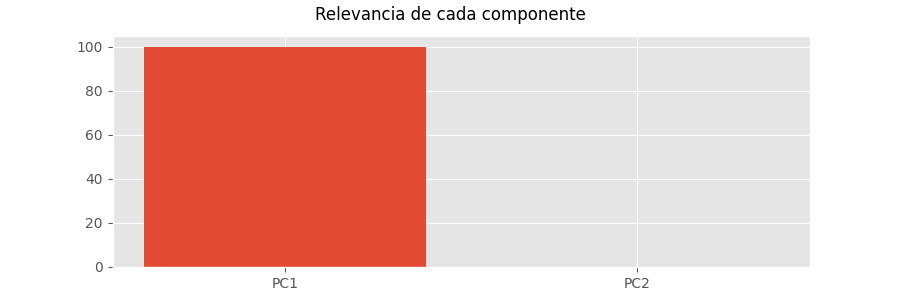

This figure's Python source:
import findspark
from pyspark.sql import SparkSession

findspark.init()

spark = SparkSession.builder \
        .master("local[*]") \
        .appName("pca") \
        .getOrCreate()

from pyspark.ml.feature import PCA as PCAml
from pyspark.ml.linalg import Vectors
from pyspark.ml.feature import StringIndexer, OneHotEncoder
from pyspark.ml.feature import VectorAssembler
from pyspark.ml.classification import NaiveBayes
import numpy as np
import pandas as pd
import matplotlib.pyplot as plt
import seaborn as sns
from sklearn.metrics import confusion_matrix
from pyspark.ml.feature import Normalizer
plt.style.use('ggplot')

df = spark.read.csv('previsaodeacoes.csv', inferSchema=True, header=True)

class_indexer = StringIndexer(inputCol="LABEL", outputCol="label")

df = class_indexer.fit(df).transform(df)

def transformColumnsToNumeric(df, inputCol):
    
    inputCol_indexer = StringIndexer(inputCol = inputCol, outputCol = inputCol + "-index").fit(df)
    df = inputCol_indexer.transform(df)
    
    onehotencoder_vector = OneHotEncoder(inputCol = inputCol + "-index", outputCol = inputCol + "-vector")
    df = onehotencoder_vector.fit(df).transform(df)
    
    return df
    pass

df = transformColumnsToNumeric (df, "Open") 
df = transformColumnsToNumeric (df, "High") 
df = transformColumnsToNumeric (df, "Low") 
df = transformColumnsToNumeric (df, "Close")
df = transformColumnsToNumeric (df, "Volume") 
df = transformColumnsToNumeric (df, "InterestRate") 
df = transformColumnsToNumeric (df, "ExchangeRate")
df = transformColumnsToNumeric (df, "VIX") 
df = transformColumnsToNumeric (df, "Gold") 
df = transformColumnsToNumeric (df, "Oil") 
df = transformColumnsToNumeric (df, "TEDSpread") 
df = transformColumnsToNumeric (df, "EFFR")  

inputCols=[
	'Open',
	'High', 
	'Low',	
	'Close',	
	'Volume',	
	'InterestRate',	
	'ExchangeRate',	
	'VIX',	
	'Gold',	
	'Oil',	
	'TEDSpread',	
	'EFFR']

df_va = VectorAssembler(inputCols = inputCols, outputCol="features")
df = df_va.transform(df)
#normalizer = Normalizer(inputCol=inputCols, outputCol="normfeatures", p=1.0)
#df = normalizer.transform(df)
df_transformed = df.select(['features','label'])

#normalizer = Normalizer(inputCol="features", outputCol="normFeatures", p=1.0)
#df_transformed = normalizer.transform(df_transformed)

kcomp = 2

pca = PCAml(k=kcomp, inputCol="features", outputCol="pca")
model = pca.fit(df_transformed)
transformed = model.transform(df_transformed)
transformed.printSchema()

pca_var= np.round(100.00*model.explainedVariance.toArray(),kcomp)
exvar_pca = sum(model.explainedVariance)

print("Relevance of each component")
print(pca_var)

result = model.transform(df_transformed).select("pca")
result.show(truncate=False)

colname = [] 
for i in range(1, kcomp+1):
    colname.append("PC"+str(i))

name = colname
values = pca_var 

fig, ax = plt.subplots(figsize=(9, 3), sharey=True)
ax.bar(name, values)
fig.suptitle('Relevancia de cada componente')
plt.savefig("pca.png")

# train_df, test_df = transformed.randomSplit([0.75,0.25])
# model = DecisionTreeClassifier(labelCol='label', featuresCol='normFeatures')
# trained_model = model.fit(train_df)
# test_predictions = trained_model.transform(test_df)